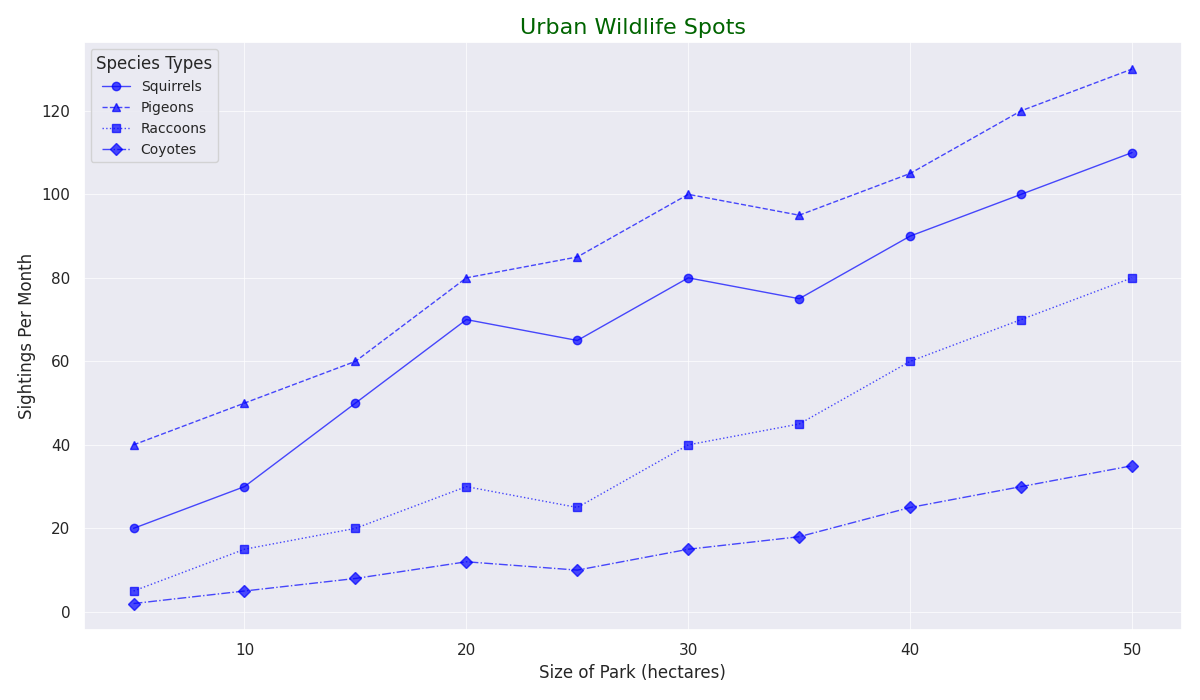

Write Python code to recreate this figure.
import matplotlib.pyplot as plt
import numpy as np

# Static selection based on reference code - no randomness
title = 'Urban Wildlife Spots'
xlabel = 'Size of Park (hectares)'
ylabel = 'Sightings Per Month'

# Fixed park areas and stats per species
park_areas = np.array([5, 10, 15, 20, 25, 30, 35, 40, 45, 50])
species_data = {
    'Squirrels': {
        'sightings': np.array([20, 30, 50, 70, 65, 80, 75, 90, 100, 110]),
        'marker': 'o',
        'linestyle': '-'
    },
    'Pigeons': {
        'sightings': np.array([40, 50, 60, 80, 85, 100, 95, 105, 120, 130]),
        'marker': '^',
        'linestyle': '--'
    },
    'Raccoons': {
        'sightings': np.array([5, 15, 20, 30, 25, 40, 45, 60, 70, 80]),
        'marker': 's',
        'linestyle': ':'
    },
    'Coyotes': {
        'sightings': np.array([2, 5, 8, 12, 10, 15, 18, 25, 30, 35]),
        'marker': 'D',
        'linestyle': '-.'
    },
}

# Apply consistent color across all groups
common_color = 'blue'

plt.figure(figsize=(12, 7))
for species, data in species_data.items():
    plt.plot(park_areas, data['sightings'], label=species, marker=data['marker'],
             color=common_color, linestyle=data['linestyle'], linewidth=1, alpha=0.7)

plt.title(title, fontsize=16, color='darkgreen')
plt.xlabel(xlabel, fontsize=12)
plt.ylabel(ylabel, fontsize=12)
plt.grid(True, linestyle='-', linewidth=0.5)
plt.legend(title='Species Types', fontsize=10)
plt.tight_layout()
plt.show()
